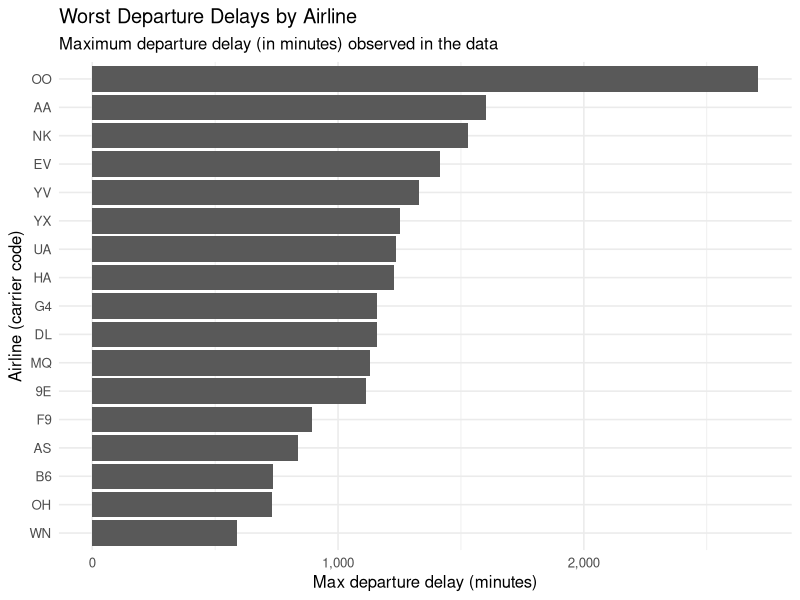
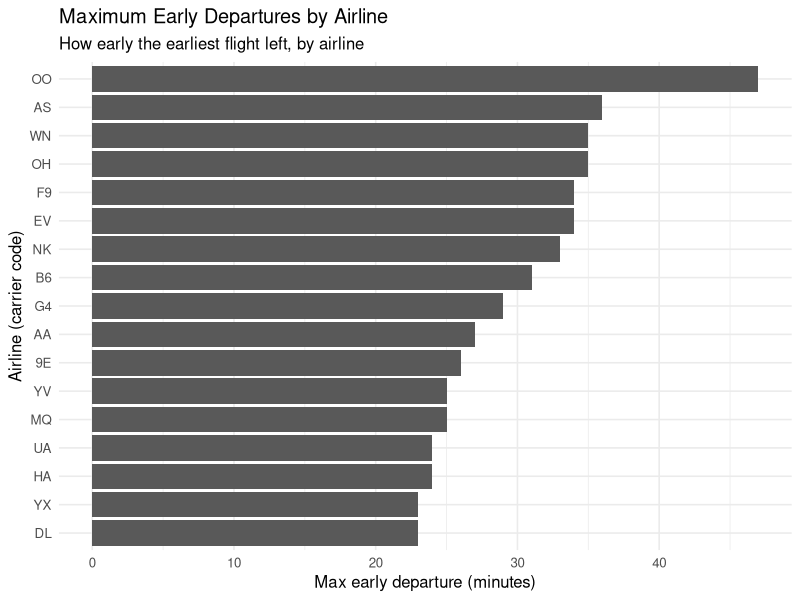
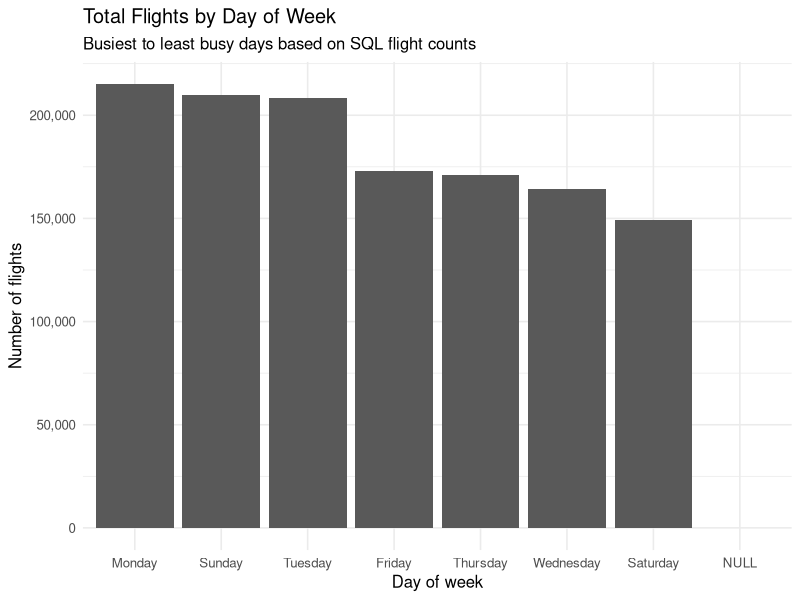
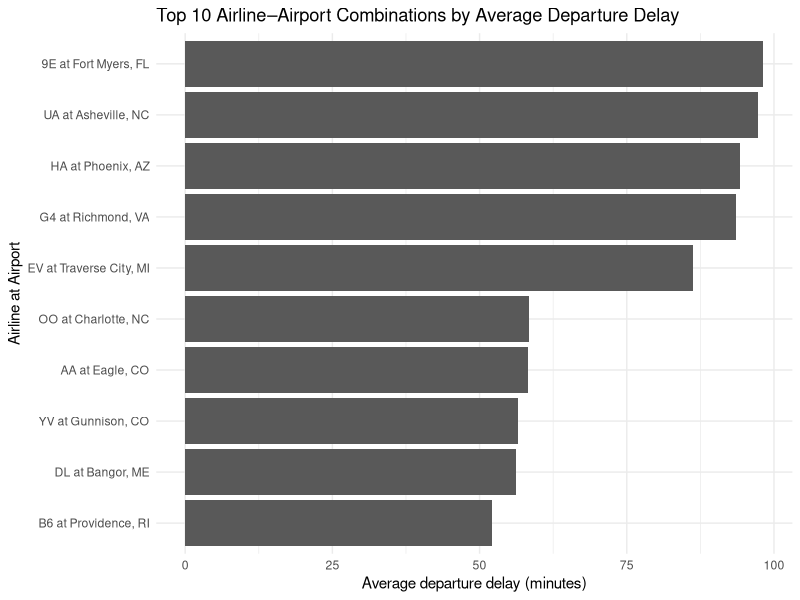
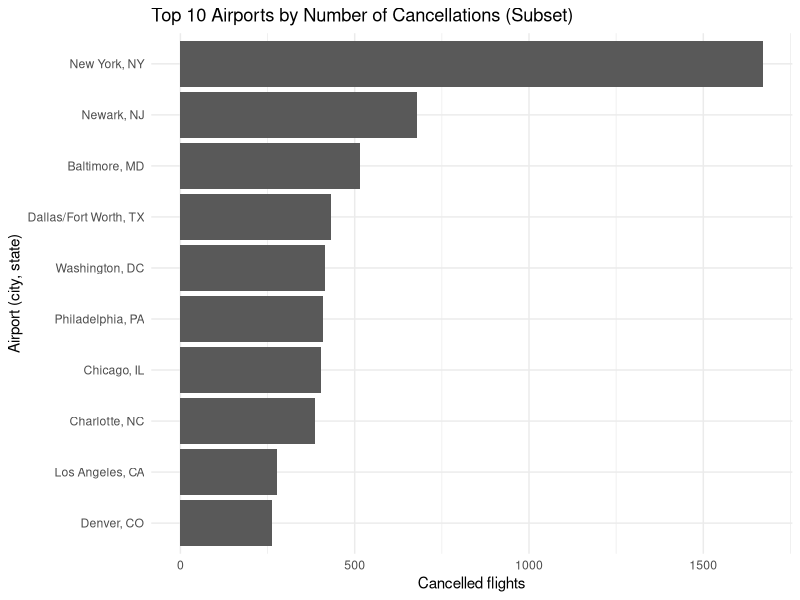

Source code (R) for these figures, in order:
## ---- chunk 1
knitr::opts_chunk$set(
  echo = TRUE,
  message = FALSE,
  warning = FALSE,
  fig.width = 8,
  fig.height = 4
)

library(tidyverse)
library(lubridate)
library(scales)
library(forcats)
## ---- chunk 2

q1 <- readr::read_csv("data/Q1.csv", show_col_types = FALSE)
q2 <- readr::read_csv("data/Q2.csv", show_col_types = FALSE)
q3 <- readr::read_csv("data/Q3.csv", show_col_types = FALSE)
q4 <- readr::read_csv("data/Q4csv.csv", show_col_types = FALSE)
q5 <- readr::read_csv("data/Q5csv.csv", show_col_types = FALSE)
q6 <- readr::read_csv("data/Q6csv.csv", show_col_types = FALSE)
q6b <- readr::read_csv("data/Q6bcsv.csv", show_col_types = FALSE)
q7 <- readr::read_csv("data/Q7csv.csv", show_col_types = FALSE)
## ---- chunk 3
# Q1: Max departure delay by airline
q1_clean <- q1 |>
  dplyr::filter(airline != "Reporting_Airline")

# Q2: Max early departure minutes by airline
q2_clean <- q2 |>
  dplyr::filter(airline != "Reporting_Airline")

# Q3: Flights by day of week (drop any NA / artifact row)
q3_clean <- q3 |>
  dplyr::filter(!is.na(day_name)) |>
  dplyr::mutate(
    # Use the rank from SQL to order bars from busiest to least busy
    day_name = forcats::fct_reorder(day_name, day_rank)
  )

# Q4: Worst airport by average departure delay (already filtered in SQL)
q4 <- q4

# Q5: Airline + airport combinations with high average departure delays
q5_clean <- q5

# Q6: Total number of cancelled flights in the period
total_cancelled <- q6$num_cancelled_flights[1]

# Q6b: per-airport cancelled flights with reason code
#   A = Carrier, B = Weather, C = National Airspace System (NAS)
q6b_clean <- q6b

# Q7: Daily flight counts and 3-day moving average
q7_clean <- q7 |>
  dplyr::filter(FlightDate != "FlightDate") |>
  dplyr::mutate(
    FlightDate = lubridate::ymd(FlightDate)
  )
## ---- chunk 4
q1_clean |>
  ggplot(aes(x = reorder(airline, max_dep_delay),
             y = max_dep_delay)) +
  geom_col() +
  coord_flip() +
  labs(
    title = "Worst Departure Delays by Airline",
    subtitle = "Maximum departure delay (in minutes) observed in the data",
    x = "Airline (carrier code)",
    y = "Max departure delay (minutes)"
  ) +
  scale_y_continuous(labels = scales::comma) +
  theme_minimal(base_size = 12)
## ---- chunk 5
q1_clean |>
  dplyr::arrange(dplyr::desc(max_dep_delay)) |>
  dplyr::slice_head(n = 5)
## ---- chunk 6
q2_clean |>
  ggplot(aes(x = reorder(airline, max_early_departure_minutes),
             y = max_early_departure_minutes)) +
  geom_col() +
  coord_flip() +
  labs(
    title = "Maximum Early Departures by Airline",
    subtitle = "How early the earliest flight left, by airline",
    x = "Airline (carrier code)",
    y = "Max early departure (minutes)"
  ) +
  theme_minimal(base_size = 12)
## ---- chunk 7
q2_clean |>
  dplyr::arrange(dplyr::desc(max_early_departure_minutes)) |>
  dplyr::slice_head(n = 5)
## ---- chunk 8
q3_clean |>
  ggplot(aes(x = day_name, y = num_flights)) +
  geom_col() +
  labs(
    title = "Total Flights by Day of Week",
    subtitle = "Busiest to least busy days based on SQL flight counts",
    x = "Day of week",
    y = "Number of flights"
  ) +
  scale_y_continuous(labels = scales::comma) +
  theme_minimal(base_size = 12)
## ---- chunk 9
q3_clean
## ---- chunk 10
q4
## ---- chunk 11
q5_top10 <- q5_clean |>
  dplyr::arrange(dplyr::desc(avg_dep_delay)) |>
  dplyr::slice_head(n = 10)

q5_top10
## ---- chunk 12
q5_top10 |>
  dplyr::mutate(
    label = paste(airline, "at", airport_name),
    label = forcats::fct_reorder(label, avg_dep_delay)
  ) |>
  ggplot(aes(x = label, y = avg_dep_delay)) +
  geom_col() +
  coord_flip() +
  labs(
    title = "Top 10 Airline–Airport Combinations by Average Departure Delay",
    x = "Airline at Airport",
    y = "Average departure delay (minutes)"
  ) +
  theme_minimal(base_size = 11)
## ---- chunk 13
total_cancelled
## ---- chunk 14
canc_by_airport <- q6b_clean |>
  dplyr::group_by(airport_name) |>
  dplyr::summarise(
    total_cancelled = sum(num_cancelled),
    .groups = "drop"
  ) |>
  dplyr::arrange(dplyr::desc(total_cancelled)) |>
  dplyr::slice_head(n = 10)

canc_by_airport
## ---- chunk 15
canc_by_airport |>
  dplyr::mutate(airport_name = forcats::fct_reorder(airport_name, total_cancelled)) |>
  ggplot(aes(x = airport_name, y = total_cancelled)) +
  geom_col() +
  coord_flip() +
  labs(
    title = "Top 10 Airports by Number of Cancellations (Subset)",
    x = "Airport (city, state)",
    y = "Cancelled flights"
  ) +
  theme_minimal(base_size = 11)
